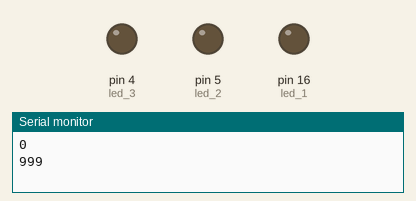
The sketch below on a simulated Arduino Uno, built with avr-gcc and run on an emulated ATmega328P. Parts: output pins drawn as LEDs (lit = HIGH), the last lines printed to the serial monitor.

Above: at 2.0 s.
At 9.0 s:
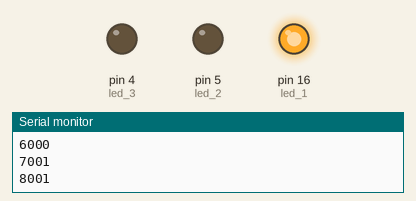
At 20.5 s:
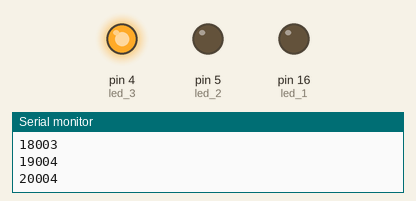
At 25.5 s:
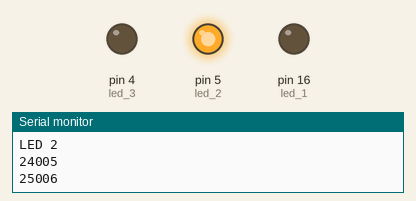
Timing chart, 0 to 29.9 s (numbered marks = the images above):
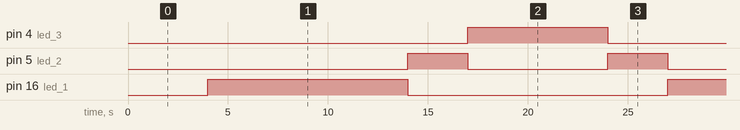

Measured:
- by itself, pin 4 (led_3): alternates HIGH for 7.0 s and LOW for 16.0 s
- by itself, pin 5 (led_2): repeats every 23.0 s: LOW 7.0 s, HIGH 3.0 s, LOW 10.0 s, HIGH 3.0 s
- by itself, pin 16 (led_1): alternates HIGH for 10.0 s and LOW for 13.0 s

The sketch:

Project_01_Code.ino
```cpp
const int led_1 = 16;
const int led_2 = 5;
const int led_3 = 4;
const int interval_1 = 10000 ;
const int interval_2 = 3000 ;
const int interval_3 = 7000 ;
unsigned long prev_mils= 0;
boolean turnGreen = 0;
boolean turnYellow_1 = 0;
boolean turnYellow_2 = 0;
boolean turnRed = 1;

void setup() {
  Serial.begin(9600);
  pinMode(led_1,OUTPUT);
  pinMode(led_2,OUTPUT);
  pinMode(led_3,OUTPUT);
}

void loop() {
   unsigned long current_mils = millis() ;
   Serial.println(current_mils);
   delay(1000);
    if ( current_mils - prev_mils >= interval_2 and turnRed) {
    prev_mils = current_mils;
    if ( digitalRead(led_1) == LOW) {
      Serial.println("LED 1");
      digitalWrite(led_3,LOW);
      digitalWrite(led_2,LOW);
      digitalWrite(led_1,HIGH);
      turnRed = 0;
      turnYellow_1 = 1;
    }
   }

   else if ( current_mils - prev_mils >= interval_1 and turnYellow_1) {
    prev_mils = current_mils;

    if ( digitalRead(led_2) == LOW) {
      Serial.println("LED 2");
      digitalWrite(led_1,LOW);
      digitalWrite(led_2,HIGH);
      turnYellow_1 = 0;
      turnGreen = 1;
    }
   }

   else if (current_mils - prev_mils >= interval_2 and turnGreen) {
    prev_mils = current_mils;

    if ( digitalRead(led_3) == LOW) {
      Serial.println("LED 3");
      digitalWrite(led_2,LOW);
      digitalWrite(led_3,HIGH);
      turnGreen = 0;
      turnYellow_2 = 1;
    }
   }

   else if (current_mils - prev_mils >= interval_3 and turnYellow_2) {
    prev_mils = current_mils;

    if ( digitalRead(led_2) == LOW) {
      Serial.println("LED 2");
      digitalWrite(led_3,LOW);
      digitalWrite(led_2,HIGH);
      turnYellow_2 = 0;
      turnRed = 1;
    }
   }

}
```
